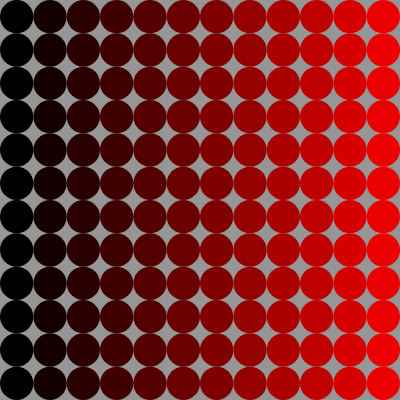
Frame 1 (no input)
Frame 60 (no input): identical to frame 1, image omitted
Frame 120 (the mouse pressed at the canvas centre since frame 60): identical to frame 1, image omitted

The p5.js sketch that drew this single still picture (run headless with seeded random() and noise() and a simulated clock; from frame 60 on, the mouse is pressed at the canvas centre):

// p5.js sketch
// ── sketch.js
function setup() {
    createCanvas(400, 400);
    background(150);

    // numberOfCircles veranderd naar 12 zodat ik 144 cirkels krijg
    let numberOfCircles = 12;
    let circleSize = width/numberOfCircles;
    
    // buitenste loop; deze gaat 10 keer naar beneden
    for(let row = 0; row < numberOfCircles; row++) {
        // binnenste loop; deze tekent 10 cirkels naast elkaar in 1 rij
        for (let col = 0; col < numberOfCircles; col++) {

            // laat de cirkels naast elkaar/onder lekaar komen
            let x = circleSize/2 + col * circleSize;
            let y = circleSize/2 + row * circleSize;

            // met noStroke() geef ik aan dat ik geen randje wil om de cirkels
            noStroke();
            // hier heb ik eerst een let gemaakt waar ik met de map() functie aangeef wat ik wil,
            // dus met col geef ik aan dat ik van links naar recht wil gaan en met de cijfers geef ik aan hoe vel het moet zijn
            let redValue = map(col, 0, 12, 0, 255);
            fill(redValue, 0, 0);
            circle(x, y, circleSize);
        }
    }
}

function draw() {
    
}
